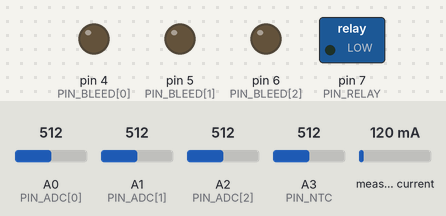
A sketch run on a simulated Arduino Uno, built with avr-gcc and run on an emulated ATmega328P. On the bench: switched loads named in the sketch (green lamp = pin HIGH), output pins drawn as LEDs (lit = HIGH). The test bench sets the inputs (shaded band); at power-on: measured current 120 mA, A3 (PIN_NTC) = 512, A0 (PIN_ADC[0]) = 512, A1 (PIN_ADC[1]) = 512, A2 (PIN_ADC[2]) = 512. What the sketch prints to the serial monitor is not drawn.

Above: at 0.1 s.
At 1.4 s:
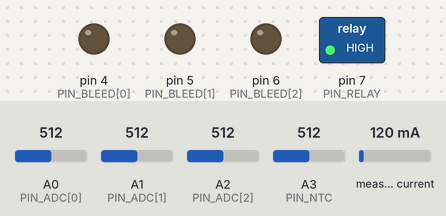
1.5 s: measured current set to 56 mA
3.0 s: measured current set to 45 mA
5.4 s: A3 (PIN_NTC) set to 533
Timing chart, 0 to 8.4 s (numbered marks = the images above; inputs shaded):
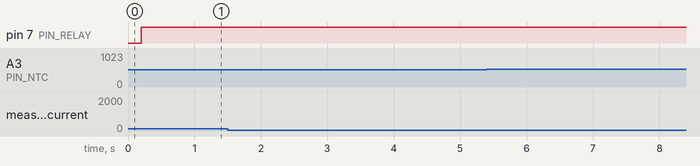

Measured:
- after the input at 1.5 s, every drawn part: stays the same
- after the input at 3.0 s, every drawn part: stays the same
- after the input at 5.4 s, every drawn part: stays the same

The sketch:

finalsubbms.ino
```cpp
// Simple 3S BMS with:
// - Cell voltages (A0,A1,A2)
// - Temperature (A3)
// - INA219 current sensing (optional)
// - CHARGING / DISCHARGING / IDLE detection (same as original big code)
// - Simple OV/UV/TEMP cutoff
// - Simple balancing

#include <Arduino.h>
#include <Wire.h>
#include <Adafruit_INA219.h>
#include <math.h>

// ---------- CONFIG ----------
const float ADC_REF = 5.0f;
const float ADC_MAX = 1023.0f;
const float DIV_RATIO = 100.0f / (330.0f + 100.0f);
const int PIN_ADC[3] = {A0, A1, A2};
const int PIN_NTC = A3;
const float V_TOP_NTC = 3.3f;

const int PIN_RELAY = 7;
const bool RELAY_ACTIVE_LOW = true;
const int PIN_BLEED[3] = {4,5,6};

const float CELL_OV_CUTOFF = 4.22f;
const float CELL_UV_CUTOFF = 2.90f;

const float BALANCE_THRESHOLD = 0.10f;  // 100mV

// Single temp window
const float TEMP_SAFE_MIN = 0.0f;
const float TEMP_SAFE_MAX = 45.0f;

// NTC params
const float R_SERIES = 10000.0f;
const float BETA = 3950.0f;
const float R_NOMINAL = 10000.0f;
const float T_NOMINAL_K = 25.0f + 273.15f;

// INA219 current sensor
Adafruit_INA219 ina219;
bool ina_present = false;

// SAME logic as your big code:
const int INA_CHARGE_SIGN = -1;
const float CHARGE_THRESH_MA = 50.0f;

// Voltage-delta fallback
float lastPackV = 0.0f;
unsigned long lastVTime = 0;
const unsigned long VDELTA_MS = 1000;
const float VDELTA_THRESH = 0.005f;

// ---------- HELPERS (defined before use) ----------
void driveRelay(bool on) {
    if (RELAY_ACTIVE_LOW) digitalWrite(PIN_RELAY, on ? LOW : HIGH);
    else digitalWrite(PIN_RELAY, on ? HIGH : LOW);
}

void setBleed(int idx, bool on) {
    if (idx < 0 || idx > 2) return;
    digitalWrite(PIN_BLEED[idx], on ? HIGH : LOW);
}

float adcToVoltage(int a) { return (a * ADC_REF) / ADC_MAX; }
float nodeToBus(float v) { return v / DIV_RATIO; }

float readCells(float &c1, float &c2, float &c3) {
    float v0 = adcToVoltage(analogRead(PIN_ADC[0]));
    float v1 = adcToVoltage(analogRead(PIN_ADC[1]));
    float v2 = adcToVoltage(analogRead(PIN_ADC[2]));

    float vb0 = nodeToBus(v0);
    float vb1 = nodeToBus(v1);
    float vb2 = nodeToBus(v2);

    c1 = vb0;
    c2 = vb1 - vb0;
    c3 = vb2 - vb1;
    return vb2;
}

float readNTC_C() {
    float v = adcToVoltage(analogRead(PIN_NTC));
    if (v < 0.0001f) return -100.0f;
    float rntc = R_SERIES * (v / (V_TOP_NTC - v));

    if (rntc <= 0.0f) return -100.0f;
    float tK = 1.0f / ((1.0f / T_NOMINAL_K) + (1.0f / BETA) * log(rntc / R_NOMINAL));
    return tK - 273.15f;
}

// ---------- CHARGE / DISCHARGE STATE ----------
String chargeStateINA(float current_mA) {
    float thr = CHARGE_THRESH_MA;
    if (INA_CHARGE_SIGN < 0) {
        if (current_mA < -thr) return "CHARGING";
        if (current_mA >  thr) return "DISCHARGING";
    } else {
        if (current_mA > thr) return "CHARGING";
        if (current_mA < -thr) return "DISCHARGING";
    }
    return "IDLE";
}

String chargeStateDelta(float packV) {
    unsigned long now = millis();
    if (now - lastVTime >= VDELTA_MS) {
        float dv = packV - lastPackV;
        lastPackV = packV;
        lastVTime = now;

        if (dv >  VDELTA_THRESH) return "CHARGING";
        if (dv < -VDELTA_THRESH) return "DISCHARGING";
        return "IDLE";
    }
    return "IDLE";
}

// ---------- SETUP ----------
void setup() {
    Serial.begin(115200);
    delay(200);

    pinMode(PIN_RELAY, OUTPUT);
    driveRelay(true);

    for (int i=0;i<3;i++) {
        pinMode(PIN_BLEED[i], OUTPUT);
        digitalWrite(PIN_BLEED[i], LOW);
    }

    // INA219 detection
    if (ina219.begin()) {
        ina_present = true;
        ina219.setCalibration_32V_2A();
        Serial.println("INA219 FOUND");
    } else {
        ina_present = false;
        Serial.println("INA219 NOT FOUND (using voltage-delta)");
    }

    float c1,c2,c3;
    lastPackV = readCells(c1,c2,c3);
    lastVTime = millis();
}

// ---------- LOOP ----------
void loop() {
    float c1,c2,c3;
    float packV = readCells(c1,c2,c3);
    float tempC = readNTC_C();

    bool ov = (c1 >= CELL_OV_CUTOFF) || (c2 >= CELL_OV_CUTOFF) || (c3 >= CELL_OV_CUTOFF);
    bool uv = (c1 <= CELL_UV_CUTOFF) || (c2 <= CELL_UV_CUTOFF) || (c3 <= CELL_UV_CUTOFF);
    bool temp_bad = (tempC < TEMP_SAFE_MIN) || (tempC > TEMP_SAFE_MAX);

    // Relay logic
    if (ov || uv || temp_bad) driveRelay(false);
    else driveRelay(true);

    bool relayOn = (digitalRead(PIN_RELAY) == (RELAY_ACTIVE_LOW ? LOW : HIGH));

    // Read current
    float current_mA = 0.0f;
    String chargeState = "IDLE";

    if (ina_present) {
        current_mA = ina219.getCurrent_mA();
        chargeState = chargeStateINA(current_mA);
    } else {
        chargeState = chargeStateDelta(packV);
    }

    // Balancing
    float avg = (c1 + c2 + c3)/3.0f;
    if (relayOn && !ov && !uv && !temp_bad && chargeState == "CHARGING") {
        setBleed(0, c1 > avg + BALANCE_THRESHOLD);
        setBleed(1, c2 > avg + BALANCE_THRESHOLD);
        setBleed(2, c3 > avg + BALANCE_THRESHOLD);
    } else {
        setBleed(0,false); setBleed(1,false); setBleed(2,false);
    }

    // ---------- SERIAL OUTPUT ----------
    Serial.print("Pack "); Serial.print(packV,3);
    Serial.print(" | C1 "); Serial.print(c1,3);
    Serial.print(" C2 "); Serial.print(c2,3);
    Serial.print(" C3 "); Serial.print(c3,3);

    Serial.print(" | Temp "); Serial.print(tempC,1); Serial.print("C");

    Serial.print(" | Relay "); Serial.print(relayOn ? "ON" : "OFF");

    Serial.print(" | Bal ");
    Serial.print(digitalRead(PIN_BLEED[0]) ? "1":"0");
    Serial.print(digitalRead(PIN_BLEED[1]) ? "1":"0");
    Serial.print(digitalRead(PIN_BLEED[2]) ? "1":"0");

    Serial.print(" | State "); Serial.print(chargeState);

    if (ina_present) {
        Serial.print(" | I "); Serial.print(current_mA,1); Serial.print("mA");
    } else {
        Serial.print(" | I N/A");
    }

    if (ov) Serial.print(" | FAULT:OV");
    if (uv) Serial.print(" | FAULT:UV");
    if (temp_bad) Serial.print(" | FAULT:TEMP");

    Serial.println();

    delay(300);
}
```
